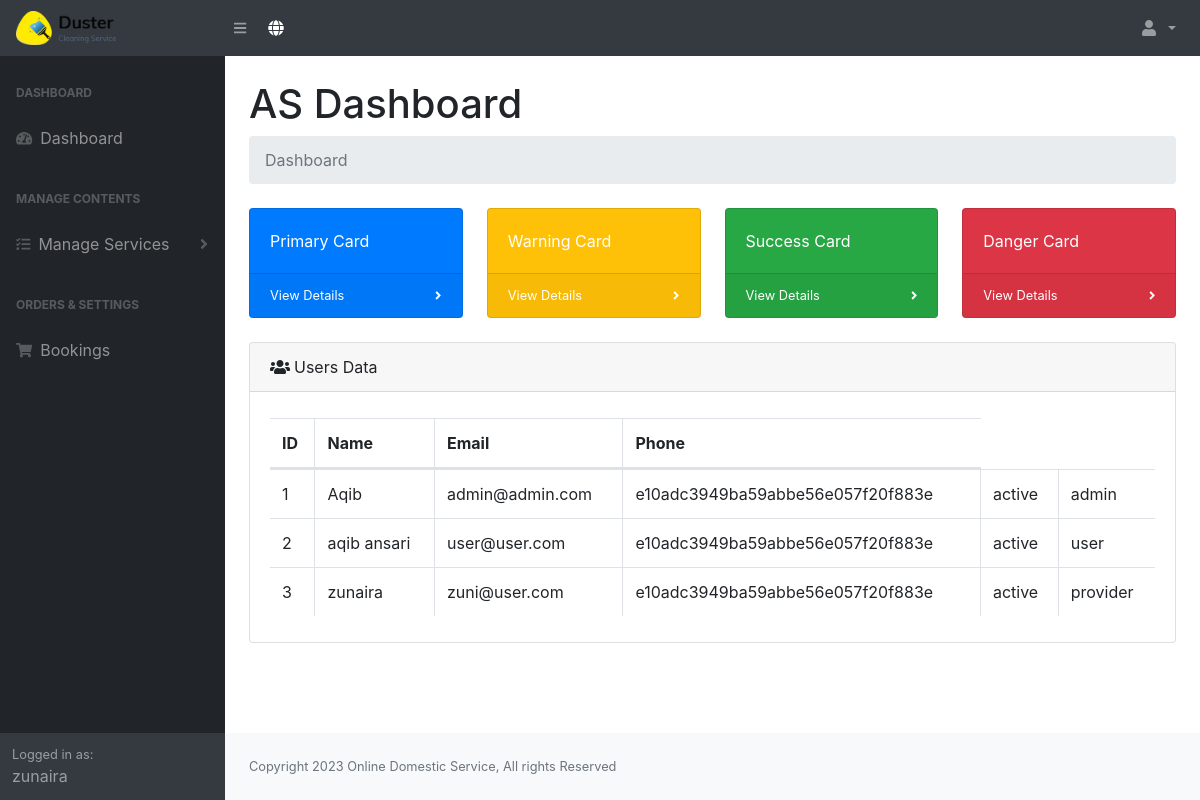
The page /provider/index.php (signed in) on the database its author committed.
### tables this page shows
CREATE TABLE `tbl_users` (
  `id` int(10) NOT NULL,
  `username` varchar(255) DEFAULT NULL,
  `fullname` varchar(255) DEFAULT NULL,
  `email` varchar(255) DEFAULT NULL,
  `mobile_no` varchar(15) DEFAULT NULL,
  `password` varchar(255) DEFAULT NULL,
  `role` varchar(10) DEFAULT NULL,
  `photo` varchar(255) DEFAULT NULL,
  `created_at` varchar(255) DEFAULT NULL,
  `gender` varchar(20) DEFAULT NULL,
  `status` varchar(10) DEFAULT NULL,
  `comment` varchar(255) DEFAULT NULL
);

CREATE TABLE `tbl_settings` (
  `id` int(10) NOT NULL,
  `site_title` varchar(255) NOT NULL,
  `site_footer` varchar(255) NOT NULL,
  `web_phone` varchar(255) NOT NULL,
  `web_email` varchar(255) NOT NULL,
  `web_address_location` varchar(255) NOT NULL,
  `web_currency` varchar(10) NOT NULL,
  `dollar_exchange_rate` varchar(10) NOT NULL,
  `g_recaptcha_site_key` varchar(255) DEFAULT NULL,
  `g_recaptcha_secret_key` varchar(255) DEFAULT NULL,
  `g_recaptcha_status` varchar(10) DEFAULT NULL
);

### provider/config.php (called while the page is built, shortened)
<?php
$dbhost = 'localhost';
$dbname = 'fyp';
$dbuser = 'root';
$dbpass = '';
try {
	$pdo = new PDO("mysql:host={$dbhost};dbname={$dbname}", $dbuser, $dbpass);
	$pdo->setAttribute(PDO::ATTR_ERRMODE, PDO::ERRMODE_EXCEPTION);
}
catch( PDOException $exception ) {
	echo "Connection Error: " . $exception->getMessage();
	die();
}
$setting_statement = $pdo->prepare('SELECT * FROM tbl_settings');
$setting_statement->execute();
$setting_statement_results = $setting_statement->fetch();
?>

### provider/autoloader.php (called while the page is built, shortened)
<?php
include 'config.php';
?>

### provider/index.php (the view)
<?php include 'header.php' ?>
                    <div class="container-fluid">
                        <h1 class="mt-4">AS Dashboard</h1>
                        <ol class="breadcrumb mb-4">
                            <li class="breadcrumb-item active">Dashboard</li>
                        </ol>
                        <div class="row">
                            <div class="col-xl-3 col-md-6">
                                <div class="card bg-primary text-white mb-4">
                                    <div class="card-body">Primary Card</div>
                                    <div class="card-footer d-flex align-items-center justify-content-between">
                                        <a class="small text-white stretched-link" href="#">View Details</a>
                                        <div class="small text-white"><i class="fas fa-angle-right"></i></div>
                                    </div>
                                </div>
                            </div>
                            <div class="col-xl-3 col-md-6">
                                <div class="card bg-warning text-white mb-4">
                                    <div class="card-body">Warning Card</div>
                                    <div class="card-footer d-flex align-items-center justify-content-between">
                                        <a class="small text-white stretched-link" href="#">View Details</a>
                                        <div class="small text-white"><i class="fas fa-angle-right"></i></div>
                                    </div>
                                </div>
                            </div>
                            <div class="col-xl-3 col-md-6">
                                <div class="card bg-success text-white mb-4">
                                    <div class="card-body">Success Card</div>
                                    <div class="card-footer d-flex align-items-center justify-content-between">
                                        <a class="small text-white stretched-link" href="#">View Details</a>
                                        <div class="small text-white"><i class="fas fa-angle-right"></i></div>
                                    </div>
                                </div>
                            </div>
                            <div class="col-xl-3 col-md-6">
                                <div class="card bg-danger text-white mb-4">
                                    <div class="card-body">Danger Card</div>
                                    <div class="card-footer d-flex align-items-center justify-content-between">
                                        <a class="small text-white stretched-link" href="#">View Details</a>
                                        <div class="small text-white"><i class="fas fa-angle-right"></i></div>
                                    </div>
                                </div>
                            </div>
                        </div>
                        <div class="card mb-4">
                            <div class="card-header"><i class="fas fa-users mr-1"></i>Users Data</div>
                            <div class="card-body">
                                <div class="table-responsive">
                                    <table class="table table-bordered" id="dataTable" width="100%" cellspacing="0">
                                        <thead>
                                            <tr>
                                                <th>ID</th>
                                                <th>Name</th>
                                                <th>Email</th>
                                                <th>Phone</th>
                                            </tr>
                                        </thead>
                                        <tbody>
                                            <?php
                $statement = $pdo->prepare('SELECT * FROM tbl_users');
                $statement->execute();
                $result = $statement->fetchAll();
                $i = 0;
                foreach ($result as $key) {
                $i++;
            ?>
                                            <tr>
                <td><?php echo $i;?></td>
                <td><?php echo $key['fullname'];?></td>
                <td><?php echo $key['email'];?></td>
                <td><?php echo $key['password'];?></td>
                <td><?php echo $key['status'];?></td>
                <td><?php echo $key['role'];?></td>
            </tr>
            <?php } ?>
                                        </tbody>
                                    </table>
                                </div>
                            </div>
                        </div>
                    </div>
<?php include 'footer.php' ?>

### provider/header.php (shortened to what this page needs)
<?php
include 'autoloader.php';
$u_id = $_SESSION['provider']['id'];
$statement = $pdo->prepare('SELECT * FROM tbl_users WHERE id=?');
$statement->execute(array($u_id));
$user_result = $statement->fetch();
?>
<!DOCTYPE html>
<html lang="en">
    <head>
        <link href="css/styles.css" rel="stylesheet" />
        <link href="css/dataTables.bootstrap4.min.css" rel="stylesheet" />
    </head>
    <body class="sb-nav-fixed">
        <nav class="sb-topnav navbar navbar-expand navbar-dark bg-dark">
            <a class="navbar-brand" href="dashboard.php">
                <img src="assets/logo/logo.png" class="existing-photo" width="100">
            </a>
            <button class="btn btn-link btn-sm order-1 order-lg-0" id="sidebarToggle" href="#">
                <i class="fas fa-bars"></i>
            </button
            >
            <a href="/" target="_blank" class="btn btn-dark" type="button">
                <i class="fas fa-globe"></i>
            </a>
            <ul class="navbar-nav ml-auto ml-md-0">
                <li class="nav-item dropdown">
                    <a class="nav-link dropdown-toggle" id="userDropdown" href="#" role="button" data-toggle="dropdown" aria-haspopup="true" aria-expanded="false">
                        <i class="fas fa-user fa-fw"></i>
                    </a>
                </li>
            </ul>
        </nav>
        <div id="layoutSidenav">
            <div id="layoutSidenav_nav">
                <nav class="sb-sidenav accordion sb-sidenav-dark" id="sidenavAccordion">
                    <div class="sb-sidenav-menu">
                        <div class="nav">
                            <div class="sb-sidenav-menu-heading">Dashboard</div>
                            <a class="nav-link" href="dashboard.php">
                                <div class="sb-nav-link-icon">
                                    <i class="fas fa-tachometer-alt"></i>
                                </div>
                                Dashboard
                            </a>
                            <div class="sb-sidenav-menu-heading">Manage Contents</div>
                            <a class="nav-link collapsed" href="#" data-toggle="collapse" data-target="#collapseServices" aria-expanded="false" aria-controls="collapseServices">
                                <div class="sb-nav-link-icon">
                                    <i class="fas fa-tasks"></i>
                                </div>
                                    Manage Services
                                <div class="sb-sidenav-collapse-arrow">
                                    <i class="fas fa-angle-down"></i>
                                </div
                            ></a>
                            <div class="sb-sidenav-menu-heading">Orders & Settings</div>
                            <a class="nav-link" href="bookings.php">
                                <div class="sb-nav-link-icon">
                                    <i class="fa fa-shopping-cart"></i>
                                </div>
                                Bookings</a>
                        </div>
                    </div>
                    <div class="sb-sidenav-footer">
                        <div class="small">Logged in as:</div>
                        <?php echo $user_result['fullname']; ?>
                    </div>
                </nav>
            </div>
            <div id="layoutSidenav_content">
            <main>

### provider/footer.php (shortened to what this page needs)
                </main>
                <footer class="py-4 bg-light mt-auto">
                    <div class="container-fluid">
                        <div class="d-flex align-items-center justify-content-between small">
                            <div class="text-muted"> <?php echo $setting_statement_results['site_footer']; ?></div>
                        </div>
                    </div>
                </footer>
            </div>
        </div>
    </body>
</html>

### rows shown on the page
tbl_users: fullname "zunaira", email "zuni@user.com", password "e10adc3949ba59abbe56e057f20f883e", status "active", role "provider"
tbl_users: fullname "Aqib", email "admin@admin.com", password "e10adc3949ba59abbe56e057f20f883e", status "active", role "admin"
tbl_users: fullname "aqib ansari", email "user@user.com", password "e10adc3949ba59abbe56e057f20f883e", status "active", role "user"
tbl_settings: site_footer "Copyright 2023 Online Domestic Service, All rights Reserved"
